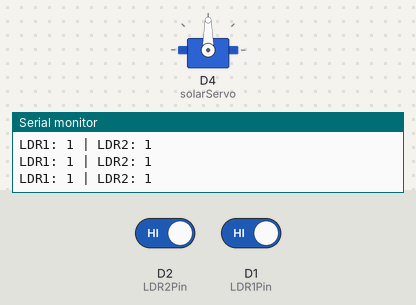
Simulated run of this sketch. Board: ESP8266 (NodeMCU). On the bench: servo, the last lines printed to the serial monitor. Inputs (shaded band) come from the test bench; at power-on: D2 (LDR2Pin) HIGH, D1 (LDR1Pin) HIGH.

Above: at 1.2 s.
1.3 s: D2 (LDR2Pin) driven LOW
At 2.6 s:
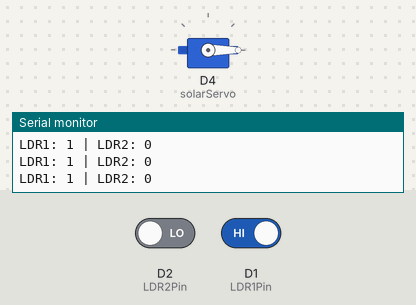
2.9 s: D2 (LDR2Pin) driven HIGH
At 3.9 s:
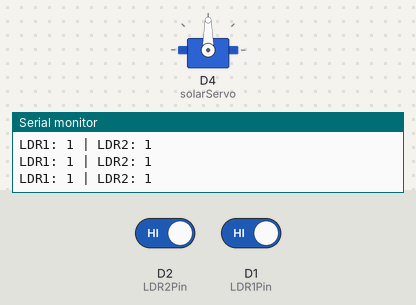
4.5 s: D1 (LDR1Pin) driven LOW
At 5.2 s:
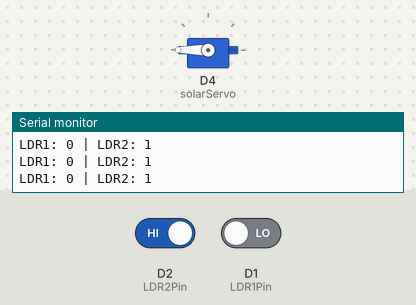
6.1 s: D1 (LDR1Pin) driven HIGH
At 7.6 s:
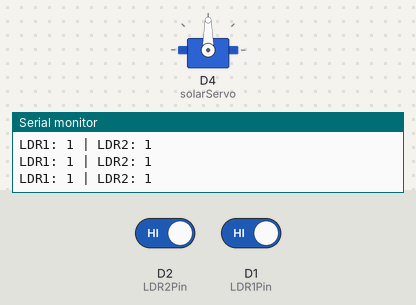
Timing chart, 0 to 8.7 s (numbered marks = the images above; inputs shaded):
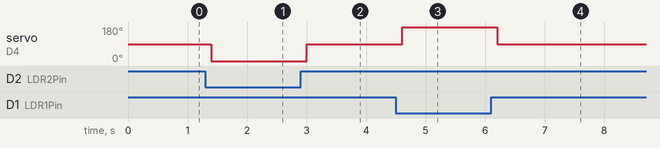

Measured:
- after the input at 1.3 s, servo on D4 (solarServo): 90° → 0° after 0.10 s
- after the input at 2.9 s, servo on D4 (solarServo): 0° → 90° after 0.10 s
- after the input at 4.5 s, servo on D4 (solarServo): 90° → 180° after 0.10 s
- after the input at 6.1 s, servo on D4 (solarServo): 180° → 90° after 0.10 s

The sketch:

solar_tracking.ino
```cpp
#include <Servo.h>

const int LDR1Pin = D1;  // GPIO5
const int LDR2Pin = D2;  // GPIO4

Servo solarServo;

void setup() {
  Serial.begin(9600);

  solarServo.attach(D4);  // GPIO2, compatible PWM pin on ESP8266

  pinMode(LDR1Pin, INPUT);
  pinMode(LDR2Pin, INPUT);
}

void loop() {
  int LDR1Value = digitalRead(LDR1Pin);
  int LDR2Value = digitalRead(LDR2Pin);

  Serial.print("LDR1: "); Serial.print(LDR1Value);
  Serial.print(" | LDR2: "); Serial.println(LDR2Value);

  if (LDR1Value == LOW && LDR2Value == HIGH) {
    solarServo.write(180);  // Move towards LDR1
  }
  else if (LDR2Value == LOW && LDR1Value == HIGH) {
    solarServo.write(0);  // Move towards LDR2
  }
  else {
    solarServo.write(90);  // Center
  }

  delay(200);
}
```
